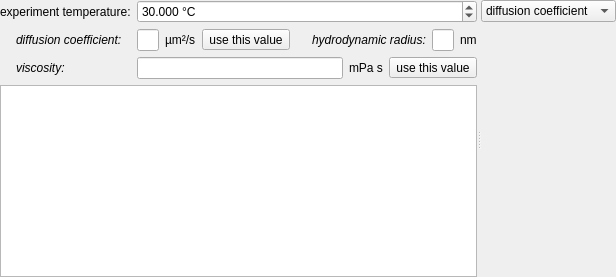
    <widget class="QSplitter" name="splitter">
     <property name="orientation">
      <enum>Qt::Horizontal</enum>
     </property>
     <widget class="QWidget" name="layoutWidget">
      <layout class="QVBoxLayout" name="verticalLayout">
       <item>
        <layout class="QFormLayout" name="formLayout_4">
         <item row="0" column="0">
          <widget class="QLabel" name="label_2">
           <property name="text">
            <string>experiment temperature:</string>
           </property>
          </widget>
         </item>
         <item row="0" column="1">
          <widget class="QDoubleSpinBox" name="spinExperimentTemperature">
           <property name="suffix">
            <string> °C</string>
           </property>
           <property name="decimals">
            <number>3</number>
           </property>
           <property name="minimum">
            <double>-274.000000000000000</double>
           </property>
           <property name="maximum">
            <double>1000.000000000000000</double>
           </property>
           <property name="value">
            <double>30.000000000000000</double>
           </property>
          </widget>
         </item>
         <item row="1" column="0">
          <widget class="QLabel" name="label_5">
           <property name="font">
            <font>
             <italic>true</italic>
            </font>
           </property>
           <property name="text">
            <string>diffusion coefficient:</string>
           </property>
           <property name="indent">
            <number>16</number>
           </property>
          </widget>
         </item>
         <item row="2" column="0">
          <widget class="QLabel" name="label_6">
           <property name="font">
            <font>
             <italic>true</italic>
            </font>
           </property>
           <property name="text">
            <string>viscosity:</string>
           </property>
           <property name="indent">
            <number>16</number>
           </property>
          </widget>
         </item>
         <item row="1" column="1">
          <layout class="QHBoxLayout" name="horizontalLayout">
           <item>
            <widget class="QFDoubleEdit" name="edtExperimentD">
             <property name="enabled">
              <bool>true</bool>
             </property>
             <property name="readOnly">
              <bool>true</bool>
             </property>
            </widget>
           </item>
           <item>
            <widget class="QLabel" name="label_20">
             <property name="text">
              <string>µm²/s</string>
             </property>
            </widget>
           </item>
           <item>
            <widget class="QToolButton" name="btnUseD">
             <property name="toolTip">
              <string>use this value (equals double click in table)</string>
             </property>
             <property name="text">
              <string>use this value</string>
             </property>
             <property name="icon">
              <iconset resource="../../lib/lib.qrc">
               <normaloff>:/lib/edit_copy.png</normaloff>:/lib/edit_copy.png</iconset>
             </property>
            </widget>
           </item>
           <item>
            <widget class="QLabel" name="label_38">
             <property name="font">
              <font>
               <italic>true</italic>
              </font>
             </property>
             <property name="text">
              <string>hydrodynamic radius:</string>
             </property>
             <property name="indent">
              <number>16</number>
             </property>
            </widget>
           </item>
           <item>
            <widget class="QFDoubleEdit" name="edtExperimentRHyd">
             <property name="enabled">
              <bool>true</bool>
             </property>
             <property name="readOnly">
              <bool>true</bool>
             </property>
            </widget>
           </item>
           <item>
            <widget class="QLabel" name="label_39">
             <property name="text">
              <string>nm</string>
             </property>
            </widget>
           </item>
          </layout>
         </item>
         <item row="2" column="1">
          <layout class="QHBoxLayout" name="horizontalLayout_3">
           <item>
            <widget class="QFDoubleEdit" name="edtExperimentVisc">
             <property name="enabled">
              <bool>true</bool>
             </property>
             <property name="readOnly">
              <bool>true</bool>
             </property>
            </widget>
           </item>
           <item>
            <widget class="QLabel" name="label_21">
             <property name="text">
              <string>mPa s</string>
             </property>
            </widget>
           </item>
           <item>
            <widget class="QToolButton" name="btnUseVisc">
             <property name="toolTip">
              <string>use this value (equals double click in table)</string>
             </property>
             <property name="text">
              <string>use this value</string>
             </property>
             <property name="icon">
              <iconset resource="../../lib/lib.qrc">
               <normaloff>:/lib/file_copy.png</normaloff>:/lib/file_copy.png</iconset>
             </property>
            </widget>
           </item>
          </layout>
         </item>
        </layout>
       </item>
       <item>
        <widget class="QTableView" name="tableView"/>
       </item>
      </layout>
     </widget>
     <widget class="QWidget" name="verticalLayoutWidget">
      <layout class="QVBoxLayout" name="verticalLayout_4">
       <item>
        <widget class="QComboBox" name="cmbPlot">
         <item>
          <property name="text">
           <string>diffusion coefficient</string>
          </property>
         </item>
         <item>
          <property name="text">
           <string>solution density</string>
          </property>
         </item>
         <item>
          <property name="text">
           <string>solution viscosity</string>
          </property>
         </item>
        </widget>
       </item>
       <item>
        <widget class="QFPlotter" name="plotter" native="true"/>
       </item>
      </layout>
     </widget>
    </widget>
